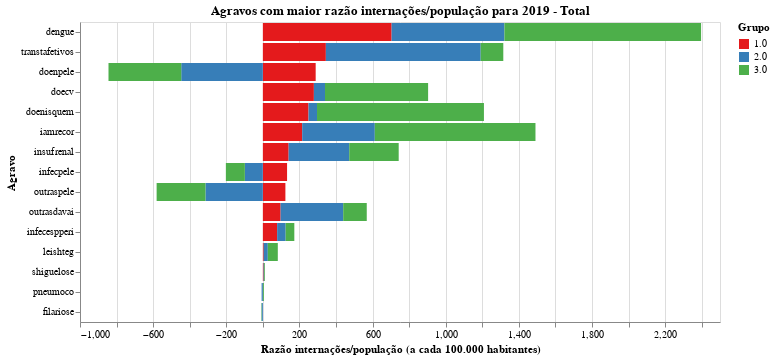

Notebook source saved alongside this figure:
### Code cell
chart = plot_grafico_dif(df_19, df_r,
                         'taxa_nova_total', 
                         "Agravos com maior razão internações/população para 2019 - Total",
                        "Razão internações/população (a cada 100.000 habitantes)")

#chart.save('tx_bruta_t.svg')
chart

### Figure 1 — Vega-Lite specification as saved in the notebook (floating-point values rounded to 4 significant figures)
{"config": {"view": {"continuousWidth": 400, "continuousHeight": 300}, "range": {"category": {"scheme": "set1"}}}, "data": {"name": "data-ebbe2c440b62be04189020118885a136"}, "mark": "bar", "encoding": {"color": {"type": "nominal", "field": "grupo", "title": "Grupo"}, "order": {"type": "nominal", "field": "grupo", "sort": "ascending"}, "tooltip": {"type": "quantitative", "field": "taxa"}, "x": {"type": "quantitative", "field": "taxa", "title": "Razão internações/população (a cada 100.000 habitantes)"}, "y": {"type": "nominal", "field": "agravo", "sort": null, "title": "Agravo"}}, "title": "Agravos com maior razão internações/população para 2019 - Total", "width": 640, "$schema": "https://vega.github.io/schema/vega-lite/v4.8.1.json", "datasets": {"data-ebbe2c440b62be04189020118885a136": [{"agravo": "dengue", "grupo": "1.0", "taxa": 704.1}, {"agravo": "dengue", "grupo": "2.0", "taxa": 616.9}, {"agravo": "dengue", "grupo": "3.0", "taxa": 1075.0}, {"agravo": "transtafetivos", "grupo": "1.0", "taxa": 344.6}, {"agravo": "transtafetivos", "grupo": "2.0", "taxa": 846.8}, {"agravo": "transtafetivos", "grupo": "3.0", "taxa": 123.6}, {"agravo": "doenpele", "grupo": "1.0", "taxa": 288.8}, {"agravo": "doenpele", "grupo": "2.0", "taxa": -446.3}, {"agravo": "doenpele", "grupo": "3.0", "taxa": -397.8}, {"agravo": "doecv", "grupo": "1.0", "taxa": 279.0}, {"agravo": "doecv", "grupo": "2.0", "taxa": 60.85}, {"agravo": "doecv", "grupo": "3.0", "taxa": 563.8}, {"agravo": "doenisquem", "grupo": "1.0", "taxa": 249.7}, {"agravo": "doenisquem", "grupo": "2.0", "taxa": 46.47}, {"agravo": "doenisquem", "grupo": "3.0", "taxa": 912.8}, {"agravo": "iamrecor", "grupo": "1.0", "taxa": 215.1}, {"agravo": "iamrecor", "grupo": "2.0", "taxa": 397.1}, {"agravo": "iamrecor", "grupo": "3.0", "taxa": 878.7}, {"agravo": "insufrenal", "grupo": "1.0", "taxa": 141.0}, {"agravo": "insufrenal", "grupo": "2.0", "taxa": 331.3}, {"agravo": "insufrenal", "grupo": "3.0", "taxa": 270.5}, {"agravo": "infecpele", "grupo": "1.0", "taxa": 132.4}, {"agravo": "infecpele", "grupo": "2.0", "taxa": -98.36}, {"agravo": "infecpele", "grupo": "3.0", "taxa": -104.0}, {"agravo": "outraspele", "grupo": "1.0", "taxa": 123.3}, {"agravo": "outraspele", "grupo": "2.0", "taxa": -313.9}, {"agravo": "outraspele", "grupo": "3.0", "taxa": -267.0}, {"agravo": "outrasdavai", "grupo": "1.0", "taxa": 97.14}, {"agravo": "outrasdavai", "grupo": "2.0", "taxa": 342.2}, {"agravo": "outrasdavai", "grupo": "3.0", "taxa": 128.9}, {"agravo": "infecespperi", "grupo": "1.0", "taxa": 78.07}, {"agravo": "infecespperi", "grupo": "2.0", "taxa": 46.65}, {"agravo": "infecespperi", "grupo": "3.0", "taxa": 47.36}, {"agravo": "leishteg", "grupo": "1.0", "taxa": 4.504}, {"agravo": "leishteg", "grupo": "2.0", "taxa": 22.55}, {"agravo": "leishteg", "grupo": "3.0", "taxa": 54.69}, {"agravo": "shiguelose", "grupo": "1.0", "taxa": 3.861}, {"agravo": "shiguelose", "grupo": "2.0", "taxa": 3.822}, {"agravo": "shiguelose", "grupo": "3.0", "taxa": 4.04}, {"agravo": "pneumoco", "grupo": "1.0", "taxa": 0.6484}, {"agravo": "pneumoco", "grupo": "2.0", "taxa": -6.799}, {"agravo": "pneumoco", "grupo": "3.0", "taxa": 4.765}, {"agravo": "filariose", "grupo": "1.0", "taxa": 0.2276}, {"agravo": "filariose", "grupo": "2.0", "taxa": -6.302}, {"agravo": "filariose", "grupo": "3.0", "taxa": -2.154}]}}
